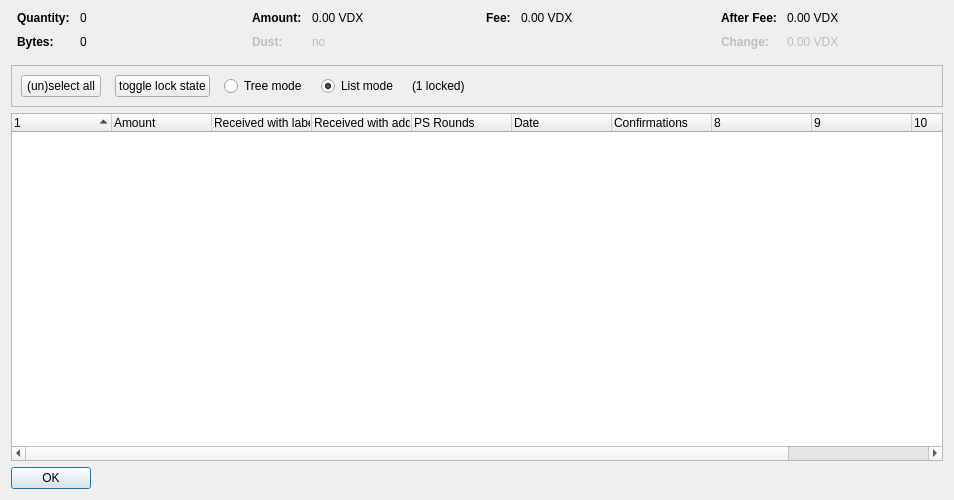
<?xml version="1.0" encoding="UTF-8"?>
<ui version="4.0">
 <class>CoinControlDialog</class>
 <widget class="QDialog" name="CoinControlDialog">
  <property name="geometry">
   <rect>
    <x>0</x>
    <y>0</y>
    <width>954</width>
    <height>500</height>
   </rect>
  </property>
  <property name="windowTitle">
   <string>Coin Selection</string>
  </property>
  <layout class="QVBoxLayout" name="verticalLayout">
   <item>
    <layout class="QHBoxLayout" name="horizontalLayoutTop" stretch="0,0,0,0">
     <property name="topMargin">
      <number>0</number>
     </property>
     <property name="bottomMargin">
      <number>10</number>
     </property>
     <item>
      <layout class="QFormLayout" name="formLayoutCoinControl1">
       <property name="horizontalSpacing">
        <number>10</number>
       </property>
       <property name="verticalSpacing">
        <number>10</number>
       </property>
       <property name="leftMargin">
        <number>6</number>
       </property>
       <property name="rightMargin">
        <number>6</number>
       </property>
       <item row="0" column="0">
        <widget class="QLabel" name="labelCoinControlQuantityText">
         <property name="font">
          <font>
           <weight>75</weight>
           <bold>true</bold>
          </font>
         </property>
         <property name="text">
          <string>Quantity:</string>
         </property>
        </widget>
       </item>
       <item row="0" column="1">
        <widget class="QLabel" name="labelCoinControlQuantity">
         <property name="cursor">
          <cursorShape>IBeamCursor</cursorShape>
         </property>
         <property name="contextMenuPolicy">
          <enum>Qt::ActionsContextMenu</enum>
         </property>
         <property name="text">
          <string notr="true">0</string>
         </property>
         <property name="textInteractionFlags">
          <set>Qt::LinksAccessibleByMouse|Qt::TextSelectableByKeyboard|Qt::TextSelectableByMouse</set>
         </property>
        </widget>
       </item>
       <item row="1" column="0">
        <widget class="QLabel" name="labelCoinControlBytesText">
         <property name="font">
          <font>
           <weight>75</weight>
           <bold>true</bold>
          </font>
         </property>
         <property name="text">
          <string>Bytes:</string>
         </property>
        </widget>
       </item>
       <item row="1" column="1">
        <widget class="QLabel" name="labelCoinControlBytes">
         <property name="cursor">
          <cursorShape>IBeamCursor</cursorShape>
         </property>
         <property name="contextMenuPolicy">
          <enum>Qt::ActionsContextMenu</enum>
         </property>
         <property name="text">
          <string notr="true">0</string>
         </property>
         <property name="textInteractionFlags">
          <set>Qt::LinksAccessibleByMouse|Qt::TextSelectableByKeyboard|Qt::TextSelectableByMouse</set>
         </property>
        </widget>
       </item>
      </layout>
     </item>
     <item>
      <layout class="QFormLayout" name="formLayoutCoinControl2">
       <property name="horizontalSpacing">
        <number>10</number>
       </property>
       <property name="verticalSpacing">
        <number>10</number>
       </property>
       <property name="leftMargin">
        <number>6</number>
       </property>
       <property name="rightMargin">
        <number>6</number>
       </property>
       <item row="0" column="0">
        <widget class="QLabel" name="labelCoinControlAmountText">
         <property name="font">
          <font>
           <weight>75</weight>
           <bold>true</bold>
          </font>
         </property>
         <property name="text">
          <string>Amount:</string>
         </property>
        </widget>
       </item>
       <item row="0" column="1">
        <widget class="QLabel" name="labelCoinControlAmount">
         <property name="cursor">
          <cursorShape>IBeamCursor</cursorShape>
         </property>
         <property name="contextMenuPolicy">
          <enum>Qt::ActionsContextMenu</enum>
         </property>
         <property name="text">
          <string notr="true">0.00 VDX</string>
         </property>
         <property name="textInteractionFlags">
          <set>Qt::LinksAccessibleByMouse|Qt::TextSelectableByKeyboard|Qt::TextSelectableByMouse</set>
         </property>
        </widget>
       </item>
       <item row="1" column="0">
        <widget class="QLabel" name="labelCoinControlLowOutputText">
         <property name="enabled">
          <bool>false</bool>
         </property>
         <property name="font">
          <font>
           <weight>75</weight>
           <bold>true</bold>
          </font>
         </property>
         <property name="text">
          <string>Dust:</string>
         </property>
        </widget>
       </item>
       <item row="1" column="1">
        <widget class="QLabel" name="labelCoinControlLowOutput">
         <property name="enabled">
          <bool>false</bool>
         </property>
         <property name="cursor">
          <cursorShape>IBeamCursor</cursorShape>
         </property>
         <property name="contextMenuPolicy">
          <enum>Qt::ActionsContextMenu</enum>
         </property>
         <property name="text">
          <string notr="true">no</string>
         </property>
         <property name="textInteractionFlags">
          <set>Qt::LinksAccessibleByMouse|Qt::TextSelectableByKeyboard|Qt::TextSelectableByMouse</set>
         </property>
        </widget>
       </item>
      </layout>
     </item>
     <item>
      <layout class="QFormLayout" name="formLayoutCoinControl3">
       <property name="horizontalSpacing">
        <number>10</number>
       </property>
       <property name="verticalSpacing">
        <number>10</number>
       </property>
       <property name="leftMargin">
        <number>6</number>
       </property>
       <property name="rightMargin">
        <number>6</number>
       </property>
       <item row="0" column="0">
        <widget class="QLabel" name="labelCoinControlFeeText">
         <property name="font">
          <font>
           <weight>75</weight>
           <bold>true</bold>
          </font>
         </property>
         <property name="text">
          <string>Fee:</string>
         </property>
        </widget>
       </item>
       <item row="0" column="1">
        <widget class="QLabel" name="labelCoinControlFee">
         <property name="cursor">
          <cursorShape>IBeamCursor</cursorShape>
         </property>
         <property name="contextMenuPolicy">
          <enum>Qt::ActionsContextMenu</enum>
         </property>
         <property name="text">
          <string notr="true">0.00 VDX</string>
         </property>
         <property name="textInteractionFlags">
          <set>Qt::LinksAccessibleByMouse|Qt::TextSelectableByKeyboard|Qt::TextSelectableByMouse</set>
         </property>
        </widget>
       </item>
      </layout>
     </item>
     <item>
      <layout class="QFormLayout" name="formLayoutCoinControl4">
       <property name="horizontalSpacing">
        <number>10</number>
       </property>
       <property name="verticalSpacing">
        <number>10</number>
       </property>
       <property name="leftMargin">
        <number>6</number>
       </property>
       <property name="rightMargin">
        <number>6</number>
       </property>
       <item row="0" column="0">
        <widget class="QLabel" name="labelCoinControlAfterFeeText">
         <property name="font">
          <font>
           <weight>75</weight>
           <bold>true</bold>
          </font>
         </property>
         <property name="text">
          <string>After Fee:</string>
         </property>
        </widget>
       </item>
       <item row="0" column="1">
        <widget class="QLabel" name="labelCoinControlAfterFee">
         <property name="cursor">
          <cursorShape>IBeamCursor</cursorShape>
         </property>
         <property name="contextMenuPolicy">
          <enum>Qt::ActionsContextMenu</enum>
         </property>
         <property name="text">
          <string notr="true">0.00 VDX</string>
         </property>
         <property name="textInteractionFlags">
          <set>Qt::LinksAccessibleByMouse|Qt::TextSelectableByKeyboard|Qt::TextSelectableByMouse</set>
         </property>
        </widget>
       </item>
       <item row="1" column="0">
        <widget class="QLabel" name="labelCoinControlChangeText">
         <property name="enabled">
          <bool>false</bool>
         </property>
         <property name="font">
          <font>
           <weight>75</weight>
           <bold>true</bold>
          </font>
         </property>
         <property name="text">
          <string>Change:</string>
         </property>
        </widget>
       </item>
       <item row="1" column="1">
        <widget class="QLabel" name="labelCoinControlChange">
         <property name="enabled">
          <bool>false</bool>
         </property>
         <property name="cursor">
          <cursorShape>IBeamCursor</cursorShape>
         </property>
         <property name="contextMenuPolicy">
          <enum>Qt::ActionsContextMenu</enum>
         </property>
         <property name="text">
          <string notr="true">0.00 VDX</string>
         </property>
         <property name="textInteractionFlags">
          <set>Qt::LinksAccessibleByMouse|Qt::TextSelectableByKeyboard|Qt::TextSelectableByMouse</set>
         </property>
        </widget>
       </item>
      </layout>
     </item>
    </layout>
   </item>
   <item>
    <widget class="QFrame" name="frame">
     <property name="minimumSize">
      <size>
       <width>0</width>
       <height>40</height>
      </size>
     </property>
     <property name="frameShape">
      <enum>QFrame::StyledPanel</enum>
     </property>
     <property name="frameShadow">
      <enum>QFrame::Sunken</enum>
     </property>
     <layout class="QHBoxLayout" name="horizontalLayout">
      <item>
       <layout class="QHBoxLayout" name="horizontalLayoutPanel" stretch="0,0,0,0,0,0">
        <property name="spacing">
         <number>14</number>
        </property>
        <item>
         <widget class="QPushButton" name="pushButtonSelectAll">
          <property name="sizePolicy">
           <sizepolicy hsizetype="Maximum" vsizetype="Fixed">
            <horstretch>0</horstretch>
            <verstretch>0</verstretch>
           </sizepolicy>
          </property>
          <property name="text">
           <string>(un)select all</string>
          </property>
          <property name="autoDefault">
           <bool>false</bool>
          </property>
         </widget>
        </item>
        <item>
         <widget class="QPushButton" name="pushButtonToggleLock">
          <property name="sizePolicy">
           <sizepolicy hsizetype="Maximum" vsizetype="Fixed">
            <horstretch>0</horstretch>
            <verstretch>0</verstretch>
           </sizepolicy>
          </property>
          <property name="text">
           <string>toggle lock state</string>
          </property>
          <property name="autoDefault">
           <bool>false</bool>
          </property>
         </widget>
        </item>
        <item>
         <widget class="QRadioButton" name="radioTreeMode">
          <property name="sizePolicy">
           <sizepolicy hsizetype="Maximum" vsizetype="Fixed">
            <horstretch>0</horstretch>
            <verstretch>0</verstretch>
           </sizepolicy>
          </property>
          <property name="text">
           <string>Tree mode</string>
          </property>
         </widget>
        </item>
        <item>
         <widget class="QRadioButton" name="radioListMode">
          <property name="sizePolicy">
           <sizepolicy hsizetype="Maximum" vsizetype="Fixed">
            <horstretch>0</horstretch>
            <verstretch>0</verstretch>
           </sizepolicy>
          </property>
          <property name="text">
           <string>List mode</string>
          </property>
          <property name="checked">
           <bool>true</bool>
          </property>
         </widget>
        </item>
        <item>
         <widget class="QLabel" name="labelLocked">
          <property name="text">
           <string>(1 locked)</string>
          </property>
         </widget>
        </item>
        <item>
         <spacer name="horizontalSpacer">
          <property name="orientation">
           <enum>Qt::Horizontal</enum>
          </property>
          <property name="sizeHint" stdset="0">
           <size>
            <width>40</width>
            <height>20</height>
           </size>
          </property>
         </spacer>
        </item>
       </layout>
      </item>
     </layout>
    </widget>
   </item>
   <item>
    <widget class="CoinControlTreeWidget" name="treeWidget">
     <property name="contextMenuPolicy">
      <enum>Qt::CustomContextMenu</enum>
     </property>
     <property name="sortingEnabled">
      <bool>false</bool>
     </property>
     <property name="columnCount">
      <number>11</number>
     </property>
     <attribute name="headerShowSortIndicator" stdset="0">
      <bool>true</bool>
     </attribute>
     <attribute name="headerStretchLastSection">
      <bool>false</bool>
     </attribute>
     <column>
      <property name="text">
       <string/>
      </property>
     </column>
     <column>
      <property name="text">
       <string>Amount</string>
      </property>
     </column>
     <column>
      <property name="text">
       <string>Received with label</string>
      </property>
     </column>
     <column>
      <property name="text">
       <string>Received with address</string>
      </property>
     </column>
     <column>
      <property name="text">
       <string>PS Rounds</string>
      </property>
     </column>
     <column>
      <property name="text">
       <string>Date</string>
      </property>
     </column>
     <column>
      <property name="text">
       <string>Confirmations</string>
      </property>
      <property name="toolTip">
       <string>Confirmed</string>
      </property>
     </column>
     <column>
      <property name="text">
       <string/>
      </property>
     </column>
     <column>
      <property name="text">
       <string/>
      </property>
     </column>
     <column>
      <property name="text">
       <string/>
      </property>
     </column>
     <column>
      <property name="text">
       <string/>
      </property>
     </column>
    </widget>
   </item>
   <item>
    <widget class="QDialogButtonBox" name="buttonBox">
     <property name="sizePolicy">
      <sizepolicy hsizetype="Maximum" vsizetype="Fixed">
       <horstretch>0</horstretch>
       <verstretch>0</verstretch>
      </sizepolicy>
     </property>
     <property name="orientation">
      <enum>Qt::Horizontal</enum>
     </property>
     <property name="standardButtons">
      <set>QDialogButtonBox::Ok</set>
     </property>
    </widget>
   </item>
  </layout>
 </widget>
 <customwidgets>
  <customwidget>
   <class>CoinControlTreeWidget</class>
   <extends>QTreeWidget</extends>
   <header>coincontroltreewidget.h</header>
  </customwidget>
 </customwidgets>
 <resources/>
 <connections/>
</ui>
